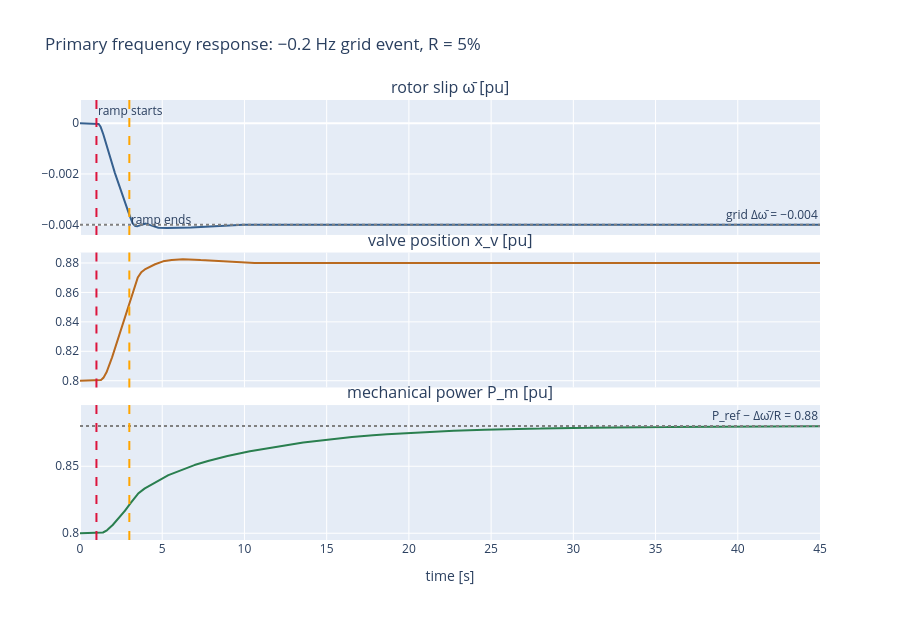
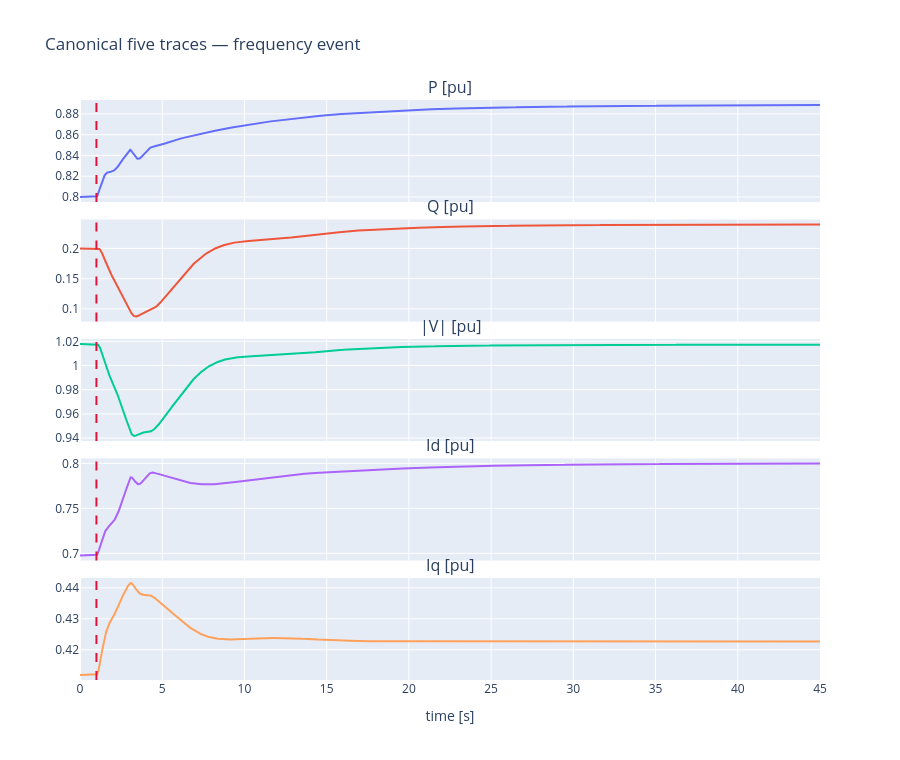

The notebook cell saved with these charts, in order:
### Markdown cell above
## 7. Headline plot 1 — primary frequency response

**The event.**  Our phasors live in a frame rotating at exactly
$\omega_0$.  If the wider grid's frequency falls by $\Delta f$ (it
lost a generator), the infinite-bus phasor rotates *backwards*
relative to that frame at $d\theta/dt = 2\pi f_0 \Delta\bar\omega$ —
the slack angle ramps.  `grid_frequency_ramp_schedule` does exactly
this: $\Delta f = -0.2$ Hz ($\Delta\bar\omega = -0.004$ pu on 50 Hz),
ramped over 2 s.

**What must happen, derived before we run.**  A machine synchronised
to that bus must end up rotating at the grid's speed, so its slip
settles at $\bar\omega = -0.004$ pu.  The droop then commands

$$ \Delta P_m \;=\; -\frac{\Delta\bar\omega}{R}
   \;=\; \frac{0.004}{0.05} \;=\; +0.08 \text{ pu}, $$

i.e. $P_m: 0.80 \to 0.88$ pu, the valve to $x_v = 0.88$, and the rise
arrives in two steps — one third (HP fraction $T_2/T_3$) at valve
speed, two thirds on the $T_3 = 7.5$ s reheat.  $\delta$ in the
*global* frame ramps without bound (it tracks the rotating slack
phasor — not instability!); the angle *relative to the slack* settles
at a slightly larger value carrying the extra 0.08 pu.

(The long runs here use $h = 5$ ms — the governor's 0.5–7.5 s time
constants don't need the 2 ms swing-resolution step, and the
A-stable trapezoidal rule lets the step follow the physics.)

### Code cell
g = GENROU(D=3.0); a = ST1A(); p = PSS1A(); gv = TGOV1()
n = Network(R=R_line, X=X_line, V_slack_mag=abs(V_inf))
ev = grid_frequency_ramp_schedule(t_start=1.0, delta_f_pu=-0.004, ramp_time=2.0)
res_f = run_smib_genrou_avr_pss_gov(g, a, p, gv, n, t_end=45.0, h=5e-3,
                                    scenarios=[ev], init_V=V1, init_S=S)
t = res_f.t

slip_final = res_f.traces['omega'][-1]
dPm = res_f.traces['Pm'][-1] - res_f.traces['Pm'][0]
print(f'final slip = {slip_final:+.5f} pu   (predicted -0.00400)')
print(f'dPm        = {dPm:+.5f} pu   (predicted -slip/R = {-slip_final/gv.params["R"]:+.5f})')

# --- governor anatomy: slip -> valve -> Pm ---------------------------
fig = make_subplots(rows=3, cols=1, shared_xaxes=True, vertical_spacing=0.04,
                    subplot_titles=['rotor slip ω̄ [pu]',
                                    'valve position x_v [pu]',
                                    'mechanical power P_m [pu]'])
fig.add_trace(go.Scatter(x=t, y=res_f.traces['omega'], mode='lines',
                         line=dict(color='#36608f')), row=1, col=1)
fig.add_trace(go.Scatter(x=t, y=res_f.traces['gov_x_v'], mode='lines',
                         line=dict(color='#b96a1f')), row=2, col=1)
fig.add_trace(go.Scatter(x=t, y=res_f.traces['Pm'], mode='lines',
                         line=dict(color='#2a7f4f')), row=3, col=1)
fig.add_hline(y=-0.004, line_dash='dot', line_color='gray', row=1, col=1,
              annotation_text='grid Δω̄ = −0.004')
fig.add_hline(y=0.88, line_dash='dot', line_color='gray', row=3, col=1,
              annotation_text='P_ref − Δω̄/R = 0.88')
for r in (1, 2, 3):
    fig.add_vline(x=1.0, line_dash='dash', line_color='crimson', row=r, col=1)
    fig.add_vline(x=3.0, line_dash='dash', line_color='orange', row=r, col=1)
fig.add_annotation(x=1.0, y=0.0005, text='ramp starts', showarrow=False,
                   xanchor='left', row=1, col=1)
fig.add_annotation(x=3.0, y=-0.0038, text='ramp ends', showarrow=False,
                   xanchor='left', row=1, col=1)
fig.update_layout(height=620, showlegend=False,
                  title='Primary frequency response: −0.2 Hz grid event, R = 5%')
fig.update_xaxes(title_text='time [s]', row=3, col=1)
fig.show()

# --- canonical five ---------------------------------------------------
fig2 = make_subplots(rows=5, cols=1, shared_xaxes=True, vertical_spacing=0.03,
                     subplot_titles=['P [pu]', 'Q [pu]', '|V| [pu]',
                                     'Id [pu]', 'Iq [pu]'])
for i, k in enumerate(['P', 'Q', '|V|', 'Id', 'Iq'], start=1):
    fig2.add_trace(go.Scatter(x=t, y=res_f.traces[k], mode='lines',
                              showlegend=False), row=i, col=1)
    fig2.add_vline(x=1.0, line_dash='dash', line_color='crimson', row=i, col=1)
fig2.update_layout(height=760, title='Canonical five traces — frequency event')
fig2.update_xaxes(title_text='time [s]', row=5, col=1)
fig2.show()

### Figure 1 — Plotly figure (JSON) as saved in the notebook; plotly's stock layout.template omitted (floating-point values rounded to 4 significant figures; data arrays with more than 128 entries replaced by an {"elided": "..."} marker saying what was removed)
{"data": [{"line": {"color": "#36608f"}, "mode": "lines", "type": "scatter", "x": {"elided": "9001 float values"}, "xaxis": "x", "y": {"elided": "9001 float values"}, "yaxis": "y"}, {"line": {"color": "#b96a1f"}, "mode": "lines", "type": "scatter", "x": {"elided": "9001 float values"}, "xaxis": "x2", "y": {"elided": "9001 float values"}, "yaxis": "y2"}, {"line": {"color": "#2a7f4f"}, "mode": "lines", "type": "scatter", "x": {"elided": "9001 float values"}, "xaxis": "x3", "y": {"elided": "9001 float values"}, "yaxis": "y3"}], "layout": {"annotations": [{"font": {"size": 16}, "showarrow": false, "text": "rotor slip ω̄ [pu]", "x": 0.5, "xanchor": "center", "xref": "paper", "y": 1.0, "yanchor": "bottom", "yref": "paper"}, {"font": {"size": 16}, "showarrow": false, "text": "valve position x_v [pu]", "x": 0.5, "xanchor": "center", "xref": "paper", "y": 0.6533, "yanchor": "bottom", "yref": "paper"}, {"font": {"size": 16}, "showarrow": false, "text": "mechanical power P_m [pu]", "x": 0.5, "xanchor": "center", "xref": "paper", "y": 0.3067, "yanchor": "bottom", "yref": "paper"}, {"showarrow": false, "text": "grid Δω̄ = −0.004", "x": 1, "xanchor": "right", "xref": "x domain", "y": -0.004, "yanchor": "bottom", "yref": "y"}, {"showarrow": false, "text": "P_ref − Δω̄/R = 0.88", "x": 1, "xanchor": "right", "xref": "x3 domain", "y": 0.88, "yanchor": "bottom", "yref": "y3"}, {"showarrow": false, "text": "ramp starts", "x": 1.0, "xanchor": "left", "xref": "x", "y": 0.0005, "yref": "y"}, {"showarrow": false, "text": "ramp ends", "x": 3.0, "xanchor": "left", "xref": "x", "y": -0.0038, "yref": "y"}], "height": 620, "shapes": [{"line": {"color": "gray", "dash": "dot"}, "type": "line", "x0": 0, "x1": 1, "xref": "x domain", "y0": -0.004, "y1": -0.004, "yref": "y"}, {"line": {"color": "gray", "dash": "dot"}, "type": "line", "x0": 0, "x1": 1, "xref": "x3 domain", "y0": 0.88, "y1": 0.88, "yref": "y3"}, {"line": {"color": "crimson", "dash": "dash"}, "type": "line", "x0": 1.0, "x1": 1.0, "xref": "x", "y0": 0, "y1": 1, "yref": "y domain"}, {"line": {"color": "orange", "dash": "dash"}, "type": "line", "x0": 3.0, "x1": 3.0, "xref": "x", "y0": 0, "y1": 1, "yref": "y domain"}, {"line": {"color": "crimson", "dash": "dash"}, "type": "line", "x0": 1.0, "x1": 1.0, "xref": "x2", "y0": 0, "y1": 1, "yref": "y2 domain"}, {"line": {"color": "orange", "dash": "dash"}, "type": "line", "x0": 3.0, "x1": 3.0, "xref": "x2", "y0": 0, "y1": 1, "yref": "y2 domain"}, {"line": {"color": "crimson", "dash": "dash"}, "type": "line", "x0": 1.0, "x1": 1.0, "xref": "x3", "y0": 0, "y1": 1, "yref": "y3 domain"}, {"line": {"color": "orange", "dash": "dash"}, "type": "line", "x0": 3.0, "x1": 3.0, "xref": "x3", "y0": 0, "y1": 1, "yref": "y3 domain"}], "showlegend": false, "title": {"text": "Primary frequency response: −0.2 Hz grid event, R = 5%"}, "xaxis": {"anchor": "y", "domain": [0.0, 1.0], "matches": "x3", "showticklabels": false}, "xaxis2": {"anchor": "y2", "domain": [0.0, 1.0], "matches": "x3", "showticklabels": false}, "xaxis3": {"anchor": "y3", "domain": [0.0, 1.0], "title": {"text": "time [s]"}}, "yaxis": {"anchor": "x", "domain": [0.6933, 1.0]}, "yaxis2": {"anchor": "x2", "domain": [0.3467, 0.6533]}, "yaxis3": {"anchor": "x3", "domain": [0.0, 0.3067]}}}

### Figure 2 — Plotly figure (JSON) as saved in the notebook; plotly's stock layout.template omitted (floating-point values rounded to 4 significant figures; data arrays with more than 128 entries replaced by an {"elided": "..."} marker saying what was removed)
{"data": [{"mode": "lines", "showlegend": false, "type": "scatter", "x": {"elided": "9001 float values"}, "xaxis": "x", "y": {"elided": "9001 float values"}, "yaxis": "y"}, {"mode": "lines", "showlegend": false, "type": "scatter", "x": {"elided": "9001 float values"}, "xaxis": "x2", "y": {"elided": "9001 float values"}, "yaxis": "y2"}, {"mode": "lines", "showlegend": false, "type": "scatter", "x": {"elided": "9001 float values"}, "xaxis": "x3", "y": {"elided": "9001 float values"}, "yaxis": "y3"}, {"mode": "lines", "showlegend": false, "type": "scatter", "x": {"elided": "9001 float values"}, "xaxis": "x4", "y": {"elided": "9001 float values"}, "yaxis": "y4"}, {"mode": "lines", "showlegend": false, "type": "scatter", "x": {"elided": "9001 float values"}, "xaxis": "x5", "y": {"elided": "9001 float values"}, "yaxis": "y5"}], "layout": {"annotations": [{"font": {"size": 16}, "showarrow": false, "text": "P [pu]", "x": 0.5, "xanchor": "center", "xref": "paper", "y": 1.0, "yanchor": "bottom", "yref": "paper"}, {"font": {"size": 16}, "showarrow": false, "text": "Q [pu]", "x": 0.5, "xanchor": "center", "xref": "paper", "y": 0.794, "yanchor": "bottom", "yref": "paper"}, {"font": {"size": 16}, "showarrow": false, "text": "|V| [pu]", "x": 0.5, "xanchor": "center", "xref": "paper", "y": 0.588, "yanchor": "bottom", "yref": "paper"}, {"font": {"size": 16}, "showarrow": false, "text": "Id [pu]", "x": 0.5, "xanchor": "center", "xref": "paper", "y": 0.382, "yanchor": "bottom", "yref": "paper"}, {"font": {"size": 16}, "showarrow": false, "text": "Iq [pu]", "x": 0.5, "xanchor": "center", "xref": "paper", "y": 0.176, "yanchor": "bottom", "yref": "paper"}], "height": 760, "shapes": [{"line": {"color": "crimson", "dash": "dash"}, "type": "line", "x0": 1.0, "x1": 1.0, "xref": "x", "y0": 0, "y1": 1, "yref": "y domain"}, {"line": {"color": "crimson", "dash": "dash"}, "type": "line", "x0": 1.0, "x1": 1.0, "xref": "x2", "y0": 0, "y1": 1, "yref": "y2 domain"}, {"line": {"color": "crimson", "dash": "dash"}, "type": "line", "x0": 1.0, "x1": 1.0, "xref": "x3", "y0": 0, "y1": 1, "yref": "y3 domain"}, {"line": {"color": "crimson", "dash": "dash"}, "type": "line", "x0": 1.0, "x1": 1.0, "xref": "x4", "y0": 0, "y1": 1, "yref": "y4 domain"}, {"line": {"color": "crimson", "dash": "dash"}, "type": "line", "x0": 1.0, "x1": 1.0, "xref": "x5", "y0": 0, "y1": 1, "yref": "y5 domain"}], "title": {"text": "Canonical five traces — frequency event"}, "xaxis": {"anchor": "y", "domain": [0.0, 1.0], "matches": "x5", "showticklabels": false}, "xaxis2": {"anchor": "y2", "domain": [0.0, 1.0], "matches": "x5", "showticklabels": false}, "xaxis3": {"anchor": "y3", "domain": [0.0, 1.0], "matches": "x5", "showticklabels": false}, "xaxis4": {"anchor": "y4", "domain": [0.0, 1.0], "matches": "x5", "showticklabels": false}, "xaxis5": {"anchor": "y5", "domain": [0.0, 1.0], "title": {"text": "time [s]"}}, "yaxis": {"anchor": "x", "domain": [0.824, 1.0]}, "yaxis2": {"anchor": "x2", "domain": [0.618, 0.794]}, "yaxis3": {"anchor": "x3", "domain": [0.412, 0.588]}, "yaxis4": {"anchor": "x4", "domain": [0.206, 0.382]}, "yaxis5": {"anchor": "x5", "domain": [0.0, 0.176]}}}
